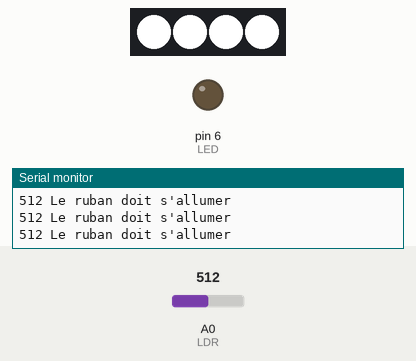
Recording of a sketch running on a simulated Arduino Uno, built with avr-gcc and run on an emulated ATmega328P. Shown: 4 RGB LEDs in strip order, left to right, output pins drawn as LEDs (lit = HIGH), the last lines printed to the serial monitor. The test bench sets the inputs (shaded band); at power-on: A0 (LDR) = 512.

Above: at 1.2 s.
1.3 s: A0 (LDR) set to 241
4.3 s: A0 (LDR) set to 223
At 5.3 s:
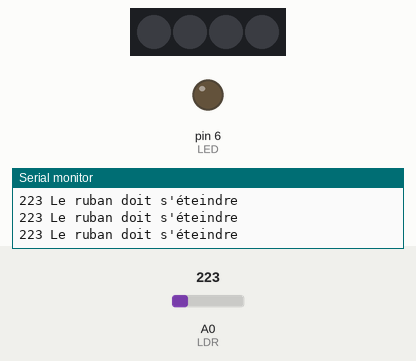
5.8 s: A0 (LDR) set to 1023
At 7.0 s:
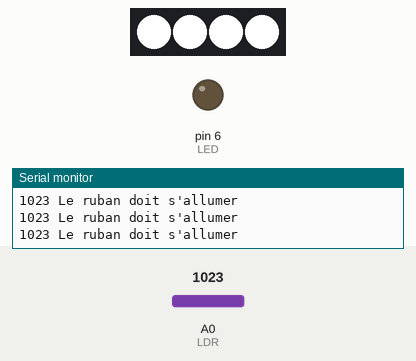
8.8 s: A0 (LDR) set to 220
At 9.2 s:
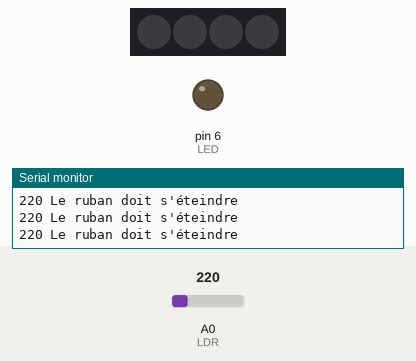
Timing chart, 0 to 11.8 s (numbered marks = the images above; inputs shaded):
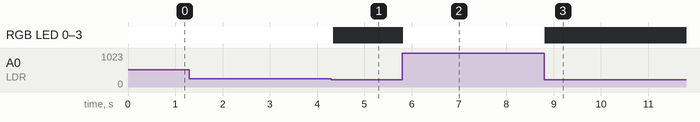

The sketch:

ruban_LED_LDR_Thomas.ino
```cpp
#include <Adafruit_NeoPixel.h>

#define LDR A0 // composante photorésistance sur la pin A0
#define LED 6  // composante led sur la pin 6
#define nombre_led_ruban 4 // nombre de led sur le ruban

int value; //valeur luminosité

Adafruit_NeoPixel strip = Adafruit_NeoPixel(nombre_led_ruban, 2, NEO_GRB + NEO_KHZ800); //

void setup() {
   // initialise la communication avec le PC
   Serial.begin(9600);

   // initialise les broches
   pinMode(LDR, INPUT);
   pinMode(LED, OUTPUT);

   strip.begin();
   for(int i = 0; i < nombre_led_ruban ; i++ ) { // On fait une boucle pour définir la couleur de chaque led
        // setPixelColor(n° de led, Rouge, Vert, Bleu)
        strip.setPixelColor(i, 0, 0, 0); } //on éteint les led
   strip.show(); // Initialise toute les led à 'off'
}


void loop() {
   // mesure la tension sur la broche A0
   value = analogRead(LDR);
   Serial.print(value);

   if (value>230) { //230 valeur dans la salle mais à modifier pour la maquette
    for(int i = 0; i < nombre_led_ruban; i++ ) {
    strip.setPixelColor(i, 255, 255, 255);}
    strip.show();
    Serial.println(" Le ruban doit s'allumer");}
   else {
    for(int i = 0; i < nombre_led_ruban; i++ ) {
    strip.setPixelColor(i, 0, 0, 0);}
    strip.show();
    Serial.println(" Le ruban doit s'éteindre");}

   delay(20);
}
```

Measured:
- the behaviour switches between 231 and 230 on A0 (LDR) (found by bisection; images 0 and 1)
- after the input at 4.3 s, RGB LED 0–3: RGB(255, 255, 255) → off at once
- after the input at 5.8 s, RGB LED 0–3: off → RGB(255, 255, 255) at once
- after the input at 8.8 s, RGB LED 0–3: RGB(255, 255, 255) → off at once
